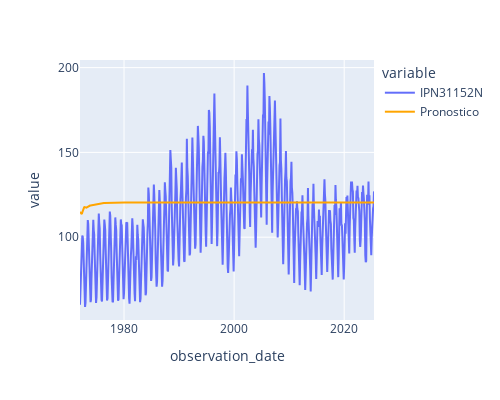

The code cell stored with this chart in its notebook:
### Code cell
fig = px.line(df)
fig2 = px.line(df_pronostico)
fig2.update_traces(line = dict(color = 'orange'))
fig.add_trace(fig2.data[0])
fig.update_layout(width = 500, height = 400)
fig.show()

### Figure 1 — Plotly figure (JSON) as saved in the notebook; plotly's stock layout.template omitted (floating-point values rounded to 4 significant figures; data arrays with more than 128 entries replaced by an {"elided": "..."} marker saying what was removed)
{"data": [{"hovertemplate": "variable=IPN31152N<br>observation_date=%{x}<br>value=%{y}<extra></extra>", "legendgroup": "IPN31152N", "line": {"color": "#636efa", "dash": "solid"}, "marker": {"symbol": "circle"}, "mode": "lines", "name": "IPN31152N", "orientation": "v", "showlegend": true, "type": "scatter", "x": {"elided": "642 str values"}, "xaxis": "x", "y": {"elided": "642 float values"}, "yaxis": "y"}, {"hovertemplate": "variable=Pronostico<br>index=%{x}<br>value=%{y}<extra></extra>", "legendgroup": "Pronostico", "line": {"color": "orange", "dash": "solid"}, "marker": {"symbol": "circle"}, "mode": "lines", "name": "Pronostico", "orientation": "v", "showlegend": true, "type": "scatter", "x": {"elided": "642 str values"}, "xaxis": "x", "y": {"elided": "642 float values"}, "yaxis": "y"}], "layout": {"height": 400, "legend": {"title": {"text": "variable"}, "tracegroupgap": 0}, "margin": {"t": 60}, "width": 500, "xaxis": {"anchor": "y", "domain": [0, 1], "title": {"text": "observation_date"}}, "yaxis": {"anchor": "x", "domain": [0, 1], "title": {"text": "value"}}}}
